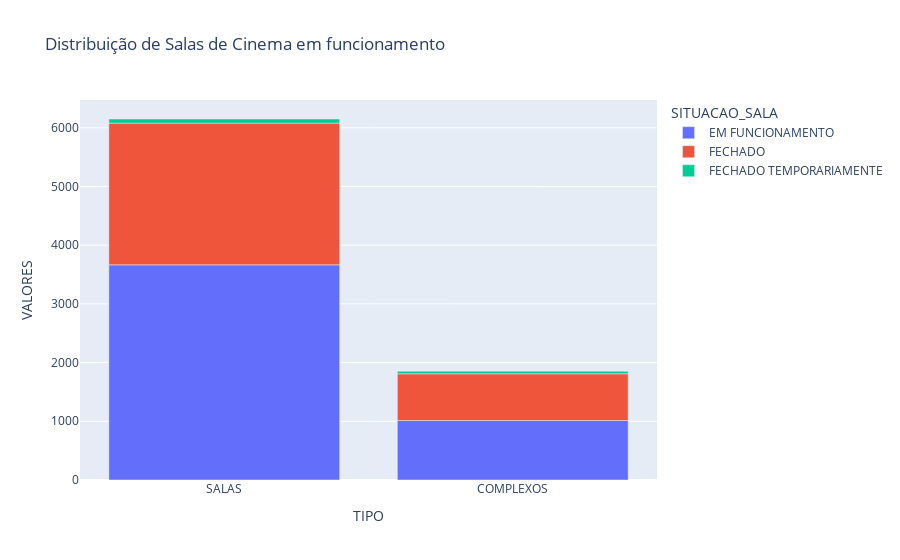

Notebook cell for this chart:
### Code cell
# Gráfico de colunas com distribuição de salas e cinemas [funcionando, fechadas, ...]

data = df_salas.groupby('SITUACAO_SALA').agg({'NOME_SALA':['nunique'], 'NOME_COMPLEXO':['nunique']}).reset_index()
data.columns = ['SITUACAO_SALA', 'SALAS', 'COMPLEXOS']
data = data[data['SITUACAO_SALA'] != 'NÃO ENCONTRADA']
data = pd.melt(data, id_vars='SITUACAO_SALA', var_name='TIPO', value_name='VALORES')


fig_1 = px.bar(
    data_frame=data,
    x='TIPO',
    y='VALORES',
    color='SITUACAO_SALA',
    title='Distribuição de Salas de Cinema em funcionamento'
)

fig_1.show()

### Figure 1 — Plotly figure (JSON) as saved in the notebook; plotly's stock layout.template omitted (floating-point values rounded to 4 significant figures)
{"data": [{"hovertemplate": "SITUACAO_SALA=EM FUNCIONAMENTO<br>TIPO=%{x}<br>VALORES=%{y}<extra></extra>", "legendgroup": "EM FUNCIONAMENTO", "marker": {"color": "#636efa", "pattern": {"shape": ""}}, "name": "EM FUNCIONAMENTO", "orientation": "v", "showlegend": true, "textposition": "auto", "type": "bar", "x": ["SALAS", "COMPLEXOS"], "xaxis": "x", "y": [3665, 1013], "yaxis": "y"}, {"hovertemplate": "SITUACAO_SALA=FECHADO<br>TIPO=%{x}<br>VALORES=%{y}<extra></extra>", "legendgroup": "FECHADO", "marker": {"color": "#EF553B", "pattern": {"shape": ""}}, "name": "FECHADO", "orientation": "v", "showlegend": true, "textposition": "auto", "type": "bar", "x": ["SALAS", "COMPLEXOS"], "xaxis": "x", "y": [2414, 796], "yaxis": "y"}, {"hovertemplate": "SITUACAO_SALA=FECHADO TEMPORARIAMENTE<br>TIPO=%{x}<br>VALORES=%{y}<extra></extra>", "legendgroup": "FECHADO TEMPORARIAMENTE", "marker": {"color": "#00cc96", "pattern": {"shape": ""}}, "name": "FECHADO TEMPORARIAMENTE", "orientation": "v", "showlegend": true, "textposition": "auto", "type": "bar", "x": ["SALAS", "COMPLEXOS"], "xaxis": "x", "y": [70, 44], "yaxis": "y"}], "layout": {"barmode": "relative", "legend": {"title": {"text": "SITUACAO_SALA"}, "tracegroupgap": 0}, "title": {"text": "Distribuição de Salas de Cinema em funcionamento"}, "xaxis": {"anchor": "y", "domain": [0, 1], "title": {"text": "TIPO"}}, "yaxis": {"anchor": "x", "domain": [0, 1], "title": {"text": "VALORES"}}}}
